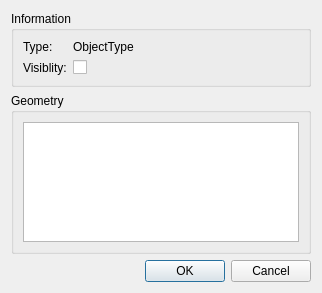
<?xml version="1.0" encoding="UTF-8"?>
<ui version="4.0">
 <class>ConfigurationObjectDialog</class>
 <widget class="QDialog" name="ConfigurationObjectDialog">
  <property name="geometry">
   <rect>
    <x>0</x>
    <y>0</y>
    <width>322</width>
    <height>293</height>
   </rect>
  </property>
  <property name="windowTitle">
   <string>Scene object</string>
  </property>
  <layout class="QVBoxLayout" name="verticalLayout">
   <item>
    <widget class="QGroupBox" name="groupBoxInformation">
     <property name="title">
      <string>Information</string>
     </property>
     <layout class="QFormLayout" name="formLayout">
      <property name="fieldGrowthPolicy">
       <enum>QFormLayout::AllNonFixedFieldsGrow</enum>
      </property>
      <item row="0" column="0">
       <widget class="QLabel" name="labelType">
        <property name="text">
         <string>Type:</string>
        </property>
       </widget>
      </item>
      <item row="0" column="1">
       <widget class="QLabel" name="labelTypeValue">
        <property name="text">
         <string>ObjectType</string>
        </property>
       </widget>
      </item>
      <item row="1" column="0">
       <widget class="QLabel" name="labelVisible">
        <property name="text">
         <string>Visiblity:</string>
        </property>
       </widget>
      </item>
      <item row="1" column="1">
       <widget class="QCheckBox" name="checkBoxVisible">
        <property name="text">
         <string/>
        </property>
       </widget>
      </item>
     </layout>
    </widget>
   </item>
   <item>
    <widget class="QGroupBox" name="groupBoxGeometry">
     <property name="title">
      <string>Geometry</string>
     </property>
     <layout class="QVBoxLayout" name="verticalLayout_2">
      <item>
       <widget class="QPlainTextEdit" name="plainTextEditGeometry">
        <property name="readOnly">
         <bool>true</bool>
        </property>
       </widget>
      </item>
     </layout>
    </widget>
   </item>
   <item>
    <widget class="QDialogButtonBox" name="buttonBox">
     <property name="orientation">
      <enum>Qt::Horizontal</enum>
     </property>
     <property name="standardButtons">
      <set>QDialogButtonBox::Cancel|QDialogButtonBox::Ok</set>
     </property>
    </widget>
   </item>
  </layout>
 </widget>
 <resources/>
 <connections>
  <connection>
   <sender>buttonBox</sender>
   <signal>accepted()</signal>
   <receiver>ConfigurationObjectDialog</receiver>
   <slot>accept()</slot>
   <hints>
    <hint type="sourcelabel">
     <x>248</x>
     <y>254</y>
    </hint>
    <hint type="destinationlabel">
     <x>157</x>
     <y>274</y>
    </hint>
   </hints>
  </connection>
  <connection>
   <sender>buttonBox</sender>
   <signal>rejected()</signal>
   <receiver>ConfigurationObjectDialog</receiver>
   <slot>reject()</slot>
   <hints>
    <hint type="sourcelabel">
     <x>316</x>
     <y>260</y>
    </hint>
    <hint type="destinationlabel">
     <x>286</x>
     <y>274</y>
    </hint>
   </hints>
  </connection>
 </connections>
</ui>
